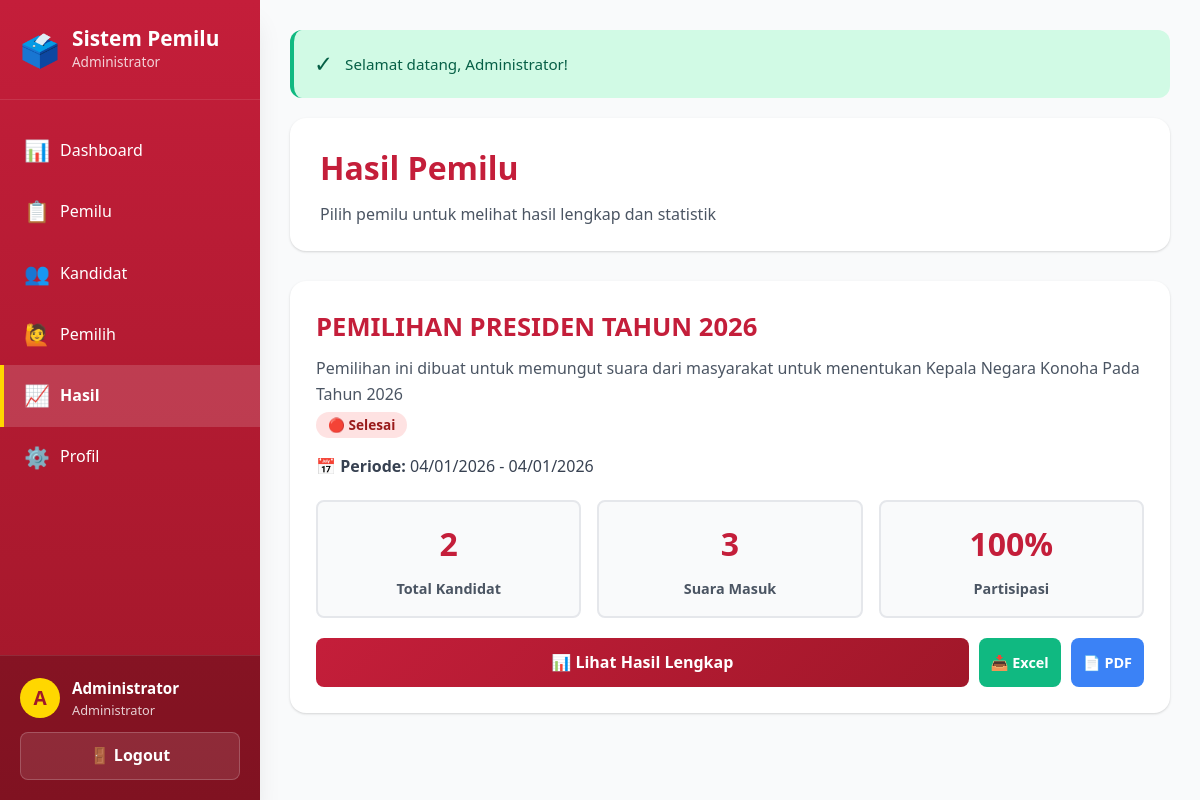
Screenshot of /admin/hasil.php (signed in) with the database file from the repository.
### tables this page shows
CREATE TABLE `elections` (
  `id_election` int(11) NOT NULL,
  `nama_pemilu` varchar(200) NOT NULL,
  `deskripsi` text DEFAULT NULL,
  `tanggal_mulai` datetime NOT NULL,
  `tanggal_selesai` datetime NOT NULL,
  `status` enum('draft','aktif','selesai') DEFAULT 'draft',
  `created_by` int(11) NOT NULL,
  `created_at` timestamp NOT NULL DEFAULT current_timestamp(),
  `updated_at` timestamp NOT NULL DEFAULT current_timestamp() ON UPDATE current_timestamp(),
  `parent_election_id` int(11) DEFAULT NULL
);

### config/database.php (called while the page is built, shortened)
<?php
$conn = mysqli_connect(DB_HOST, DB_USER, DB_PASS, DB_NAME);
mysqli_set_charset($conn, "utf8mb4");
function get_flash_message() {
    if (isset($_SESSION['flash_message'])) {
        $type = $_SESSION['flash_type'];
        $message = $_SESSION['flash_message'];
        return [
            'type' => $type,
            'message' => $message
        ];
    }
    return null;
}
function get_election_status($id_election) {
    global $conn;
    $now = date('Y-m-d H:i:s');
    $query = "SELECT *,
              CASE
                  WHEN status = 'draft' THEN 'draft'
                  WHEN status = 'selesai' THEN 'selesai'
                  WHEN tanggal_mulai > ? THEN 'belum_dimulai'
                  WHEN tanggal_selesai < ? THEN 'selesai'
                  ELSE 'berlangsung'
              END as status_real
              FROM elections WHERE id_election = ?";
    $stmt = mysqli_prepare($conn, $query);
    mysqli_stmt_bind_param($stmt, "ssi", $now, $now, $id_election);
    mysqli_stmt_execute($stmt);
    $result = mysqli_stmt_get_result($stmt);
    if (mysqli_num_rows($result) > 0) {
        return mysqli_fetch_assoc($result);
    }
    return null;
}
?>

### admin/hasil.php (the view, shortened to what this page needs)
<?php
require_once '../config/database.php';
$flash = get_flash_message();
$query = "
    SELECT
        e.*,
        (SELECT COUNT(*) FROM kandidat k WHERE k.id_election = e.id_election) AS jumlah_kandidat,
        (SELECT COUNT(*) FROM voting v WHERE v.id_election = e.id_election) AS jumlah_suara
    FROM elections e
    ORDER BY e.created_at DESC
";
$result = mysqli_query($conn, $query);
$query_pemilih = "SELECT COUNT(*) AS total FROM users WHERE role = 'user'";
$result_pemilih = mysqli_query($conn, $query_pemilih);
$row_pemilih = mysqli_fetch_assoc($result_pemilih);
$total_pemilih = $row_pemilih['total'];
?>
<!DOCTYPE html>
<html lang="id">
<head>
    <link rel="stylesheet" href="../assets/css/style.css">
    <link rel="stylesheet" href="../assets/css/admin.css">
</head>
<body class="admin-page">
    <aside class="sidebar">
        <div class="sidebar-header">
            <div class="sidebar-logo">🗳️</div>
            <div>
                <div class="sidebar-title">Sistem Pemilu</div>
                <div class="sidebar-subtitle">Administrator</div>
            </div>
        </div>
        <nav class="sidebar-nav">
            <a href="index.php" class="sidebar-nav-item">
                <span class="sidebar-nav-icon">📊</span>
                Dashboard
            </a>
            <a href="pemilu.php" class="sidebar-nav-item">
                <span class="sidebar-nav-icon">📋</span>
                Pemilu
            </a>
            <a href="kandidat.php" class="sidebar-nav-item">
                <span class="sidebar-nav-icon">👥</span>
                Kandidat
            </a>
            <a href="pemilih.php" class="sidebar-nav-item">
                <span class="sidebar-nav-icon">🙋</span>
                Pemilih
            </a>
            <a href="hasil.php" class="sidebar-nav-item active">
                <span class="sidebar-nav-icon">📈</span>
                Hasil
            </a>
            <a href="profil.php" class="sidebar-nav-item">
                <span class="sidebar-nav-icon">⚙️</span>
                Profil
            </a>
        </nav>
        <div class="sidebar-user">
            <div class="sidebar-user-info">
                <div class="sidebar-user-avatar">
                    <?php echo strtoupper(substr($_SESSION['nama_lengkap'], 0, 1)); ?>
                </div>
                <div>
                    <div class="sidebar-user-name"><?php echo $_SESSION['nama_lengkap']; ?></div>
                    <div class="sidebar-user-role">Administrator</div>
                </div>
            </div>
            <a href="logout.php" class="sidebar-logout">🚪 Logout</a>
        </div>
    </aside>
    <main class="main-content">
        <?php if ($flash): ?>
            <div class="alert alert-<?php echo $flash['type']; ?>">
                <?php echo $flash['message']; ?>
            </div>
        <?php endif; ?>
        <div class="main-header">
            <div>
                <h1 class="main-title">Hasil Pemilu</h1>
                <p style="color: var(--gray-600); margin-top: 8px;">
                    Pilih pemilu untuk melihat hasil lengkap dan statistik
                </p>
            </div>
        </div>
        <?php if (mysqli_num_rows($result) > 0): ?>
            <?php while ($row = mysqli_fetch_assoc($result)):
                $status_info = get_election_status($row['id_election']);
                $persentase_partisipasi = $total_pemilih > 0 ? round(($row['jumlah_suara'] / $total_pemilih) * 100, 2) : 0;
            ?>
                <div class="pemilu-card">
                    <div style="display: flex; justify-content: space-between; align-items: start; margin-bottom: 16px;">
                        <div style="flex: 1;">
                            <h3 style="margin: 0 0 8px 0; color: var(--kpu-red); font-size: 1.6em; font-weight: 700;">
                                <?php echo $row['nama_pemilu']; ?>
                            </h3>
                            <p style="color: var(--gray-600); margin: 5px 0;">
                                <?php echo $row['deskripsi']; ?>
                            </p>
                            <?php if ($status_info['status_real'] == 'draft'): ?>
                                <span class="badge badge-gray">📝 Draft</span>
                            <?php elseif ($status_info['status_real'] == 'belum_dimulai'): ?>
                                <span class="badge badge-warning">⏳ Belum Dimulai</span>
                            <?php elseif ($status_info['status_real'] == 'berlangsung'): ?>
                                <span class="badge badge-success">🟢 Berlangsung</span>
                            <?php else: ?>
                                <span class="badge badge-danger">🔴 Selesai</span>
                            <?php endif; ?>
                        </div>
                    </div>
                    <div style="color: var(--gray-700); margin: 12px 0;">
                        <div><strong>📅 Periode:</strong>
                            <?php echo date('d/m/Y', strtotime($row['tanggal_mulai'])); ?> -
                            <?php echo date('d/m/Y', strtotime($row['tanggal_selesai'])); ?>
                        </div>
                    </div>
                    <div class="pemilu-stats">
                        <div class="stat-box">
                            <h4><?php echo $row['jumlah_kandidat']; ?></h4>
                            <p>Total Kandidat</p>
                        </div>
                        <div class="stat-box">
                            <h4><?php echo $row['jumlah_suara']; ?></h4>
                            <p>Suara Masuk</p>
                        </div>
                        <div class="stat-box">
                            <h4><?php echo $persentase_partisipasi; ?>%</h4>
                            <p>Partisipasi</p>
                        </div>
                    </div>
                    <div style="display: flex; gap: 10px; margin-top: 20px;">
                        <a href="detail_pemilu.php?id=<?php echo $row['id_election']; ?>"
                            class="btn btn-primary" style="flex: 1; text-align: center;">
                            📊 Lihat Hasil Lengkap
                        </a>
                        <a href="export_hasil_pemilu.php?id=<?php echo $row['id_election']; ?>"
                            class="btn-action btn-add" style="text-align: center; padding: 12px;" target="_blank">
                            📥 Excel
                        </a>
                        <a href="export_pdf_pemilu.php?id=<?php echo $row['id_election']; ?>"
                            class="btn-action btn-view" style="text-align: center; padding: 12px;" target="_blank">
                            📄 PDF
                        </a>
                    </div>
                </div>
            <?php endwhile; ?>
        <?php endif; ?>
    </main>
</body>
</html>

### assets/css/style.css (style rules this page uses)
:root { --kpu-red: #c41e3a; --kpu-red-dark: #a01729; --kpu-red-light: #e84a5f; --kpu-gold: #ffd700; --white: #ffffff; --gray-50: #f9fafb; --gray-100: #f3f4f6; --gray-200: #e5e7eb; --gray-300: #d1d5db; --gray-400: #9ca3af; --gray-500: #6b7280; --gray-600: #4b5563; --gray-700: #374151; --gray-800: #1f2937; --gray-900: #111827; --success: #10b981; --warning: #f59e0b; --danger: #ef4444; --info: #3b82f6; --shadow-sm: 0 1px 2px 0 rgba(0, 0, 0, 0.05); --shadow: 0 1px 3px 0 rgba(0, 0, 0, 0.1), 0 1px 2px 0 rgba(0, 0, 0, 0.06); --shadow-md: 0 4px 6px -1px rgba(0, 0, 0, 0.1), 0 2px 4px -1px rgba(0, 0, 0, 0.06); --shadow-lg: 0 10px 15px -3px rgba(0, 0, 0, 0.1), 0 4px 6px -2px rgba(0, 0, 0, 0.05); --shadow-xl: 0 20px 25px -5px rgba(0, 0, 0, 0.1), 0 10px 10px -5px rgba(0, 0, 0, 0.04); --radius-sm: 4px; --radius: 8px; --radius-md: 12px; --radius-lg: 16px; --radius-xl: 24px; --radius-full: 9999px; }
* { margin: 0; padding: 0; box-sizing: border-box; }
body { font-family: "Segoe UI", Tahoma, Geneva, Verdana, sans-serif; line-height: 1.6; color: var(--gray-800); background-color: var(--gray-50); }
.alert { padding: 16px 20px; border-radius: var(--radius-md); margin-bottom: 20px; font-size: 0.95em; display: flex; align-items: center; gap: 12px; border-left: 4px solid; }
.alert::before { content: ""; font-size: 1.5em; }
.alert-success { background-color: #d1fae5; color: #065f46; border-left-color: var(--success); }
.alert-success::before { content: "✓"; }
.btn { padding: 12px 24px; border: none; border-radius: var(--radius); cursor: pointer; font-size: 1em; font-weight: 600; transition: all 0.3s ease; text-decoration: none; display: inline-flex; align-items: center; gap: 8px; justify-content: center; }
.btn-primary { background: linear-gradient( 135deg, var(--kpu-red) 0%, var(--kpu-red-dark) 100% ); color: white; }
.badge { display: inline-flex; align-items: center; gap: 6px; padding: 6px 12px; border-radius: var(--radius-full); font-size: 0.85em; font-weight: 600; line-height: 1; }
.badge-danger { background-color: #fee2e2; color: #991b1b; }

### rows the page displays
elections: nama_pemilu "PEMILIHAN PRESIDEN TAHUN 2026", deskripsi "Pemilihan ini dibuat untuk memungut suara dari masyarakat untuk menentukan Kepala Negara Konoha Pada Tahun 2026", tanggal_mulai "04/01/2026", tanggal_selesai "04/01/2026", jumlah_kandidat "2", jumlah_suara "3", persentase_partisipasi "100"

### other values shown
substr($_SESSION['nama_lengkap'], 0, 1) "A"
$_SESSION['nama_lengkap'] "Administrator"
$flash['message'] "Selamat datang, Administrator!"
